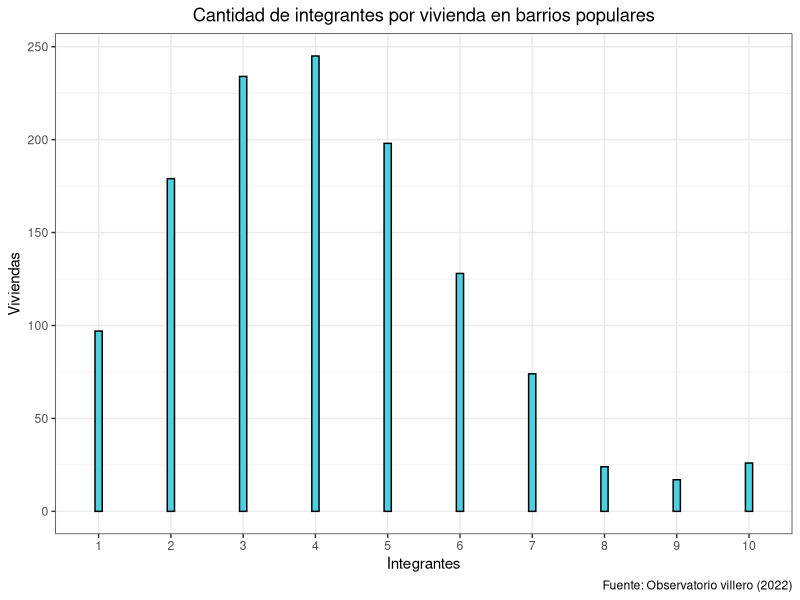

Source code (R):
install.packages("tidyverse")

library(readxl)
library(ggplot2)

# Leo el xlsx
df = read_excel("Datos_LP.xlsx", sheet = "FILTRO");

data = data.frame(
  integrantes = as.factor(df$`Cantidad Integrantes`)
)

ggplot(data, aes(x=integrantes)) +
  geom_bar(fill="#4dd0e1", color="black", width=.1) +
  xlab("Integrantes") +
  ylab("Viviendas") +
  labs(title = "Cantidad de integrantes por vivienda en barrios populares",
       caption = "Fuente: Observatorio villero (2022)") +
  theme_bw() +
  theme(plot.title = element_text(hjust = 0.5))

print(paste("Mediana:",median(df$`Cantidad Integrantes`)));
print(paste("Rango intercuartilico:",IQR(df$`Cantidad Integrantes`)))
